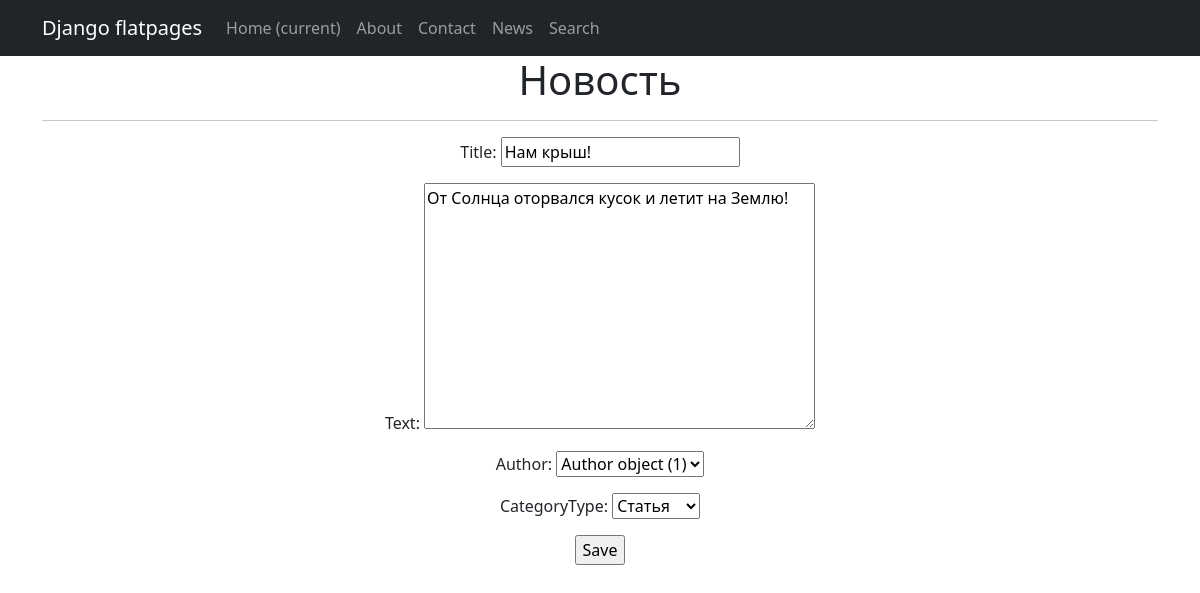
Screenshot of /news/2/update/ with the database file from the repository.
### newsportal/models.py (models this page shows, shortened)
class Post(models.Model):
    author = models.ForeignKey(Author, on_delete=models.CASCADE)
    NEWS = 'NW'
    ARTICLE = 'AR'
    CATEGORY_CHOICES = (
        (NEWS, 'Новость'),
        (ARTICLE, 'Статья'),
    )
    categoryType = models.CharField(max_length=2, choices=CATEGORY_CHOICES, default=ARTICLE)
    dateCreation = models.DateTimeField(auto_now_add=True)
    postCategory = models.ManyToManyField(Category, through='postCategory')
    title = models.CharField(max_length=128)
    text = models.TextField()
    rating = models.SmallIntegerField(default=0)

### newsportal/views.py (the view, shortened to what this page needs)
# urls.py: path('<int:pk>/update/', NewUpdate.as_view(), name='new_update'),
class NewUpdate(UpdateView):
    form_class = NewForm
    model = Post
    template_name = 'post_edit.html'

### newsportal/forms.py (shortened to what this page needs)
class NewForm(forms.ModelForm):
    title = forms.CharField(max_length=128)
    class Meta:
        model = Post
        fields = [
            'title',
            'text',
            'author',
            'categoryType',
        ]

### templates/flatpages/post_edit.html (shortened to what this page needs)
{% extends 'flatpages/default.html' %}
{% block content %}
<h1>Новость</h1>
<hr>
<form action="" method="post">
    {{ form.as_p }}
    <input type="submit" value="Save" />
</form>
{% endblock content %}

### rows the page displays
Post: title "Нам крыш!", text "От Солнца оторвался кусок и летит на Землю!", author "Author object (1)", categoryType "Статья"
